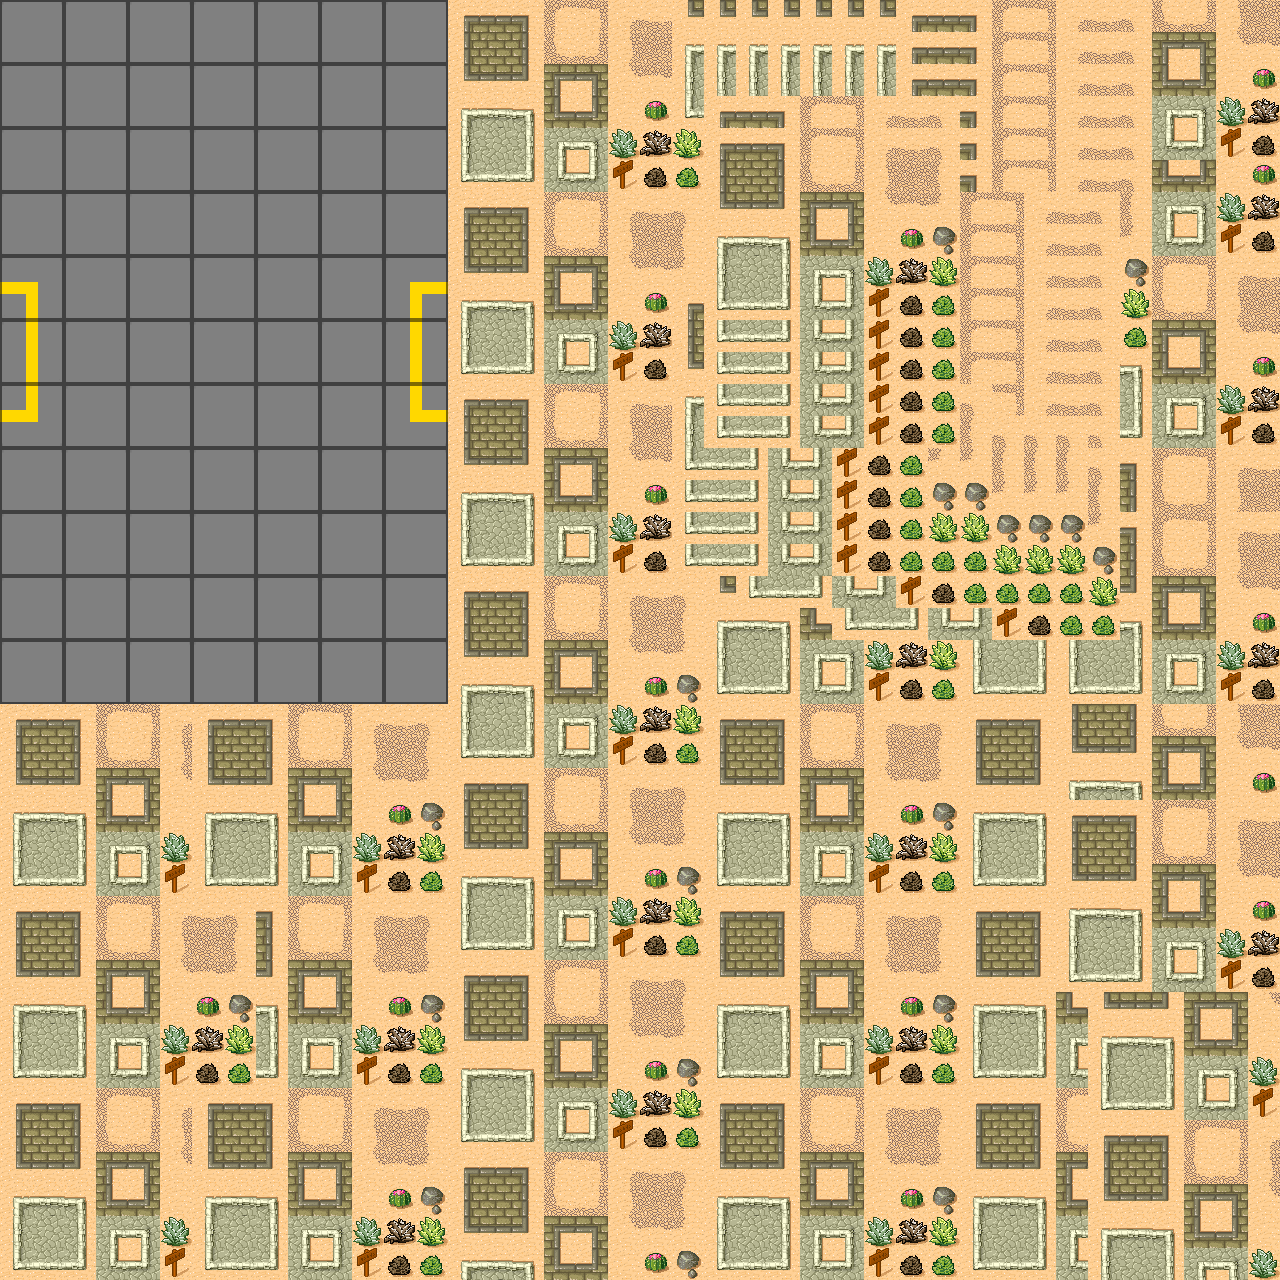

This is a level from a 2D game, rendered from its Tiled map with the project's own tilesets. A one-line summary and the map file follow, with tile-layer data summarised:
An orthogonal 40x40 tile map with 32x32 px tiles, 1 tile layer (Subway), 1 hidden layer not drawn, 2 tilesets.

<map version="1.0" orientation="orthogonal" renderorder="right-down" width="40" height="40" tilewidth="32" tileheight="32" nextobjectid="1">
 <tileset firstgid="1" name="Desert" tilewidth="32" tileheight="32" spacing="3" margin="2">
  <image source="../gfx/desert_tiled.png" width="281" height="211" />
  <tile id="30">
   <properties>
    <property name="cactus" value="true" />
   </properties>
  </tile>
 </tileset>
 <tileset firstgid="49" name="subwayTilesetv2" tilewidth="64" tileheight="64" spacing="1" margin="1">
  <image source="../gfx/subwayTilesetv2.png" width="261" height="196" />
 </tileset>
 <layer name="Ground" width="40" height="40" visible="0">
  <data>[1600 cells, 1600 non-empty, 40 distinct tile ids]</data>
 </layer>
 <layer name="Subway" width="40" height="40">
  <data>[1600 cells, 1369 non-empty, 51 distinct tile ids]</data>
 </layer>
</map>
